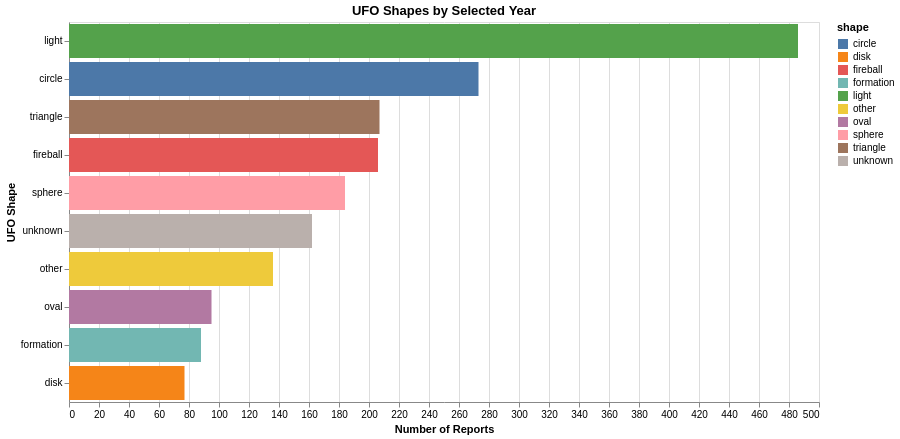

This figure's notebook cell:
### Code cell
years = sorted(shape_year["year"].unique().tolist())

dropdown = alt.binding_select(
    options=years,
    name="Select Year: "
)

selection = alt.selection_point(
    fields=["year"],
    bind=dropdown,
    value=years[-1]
)

chart2 = (
    alt.Chart(shape_year)
    .mark_bar()
    .encode(
        x=alt.X("reports:Q", title="Number of Reports"),
        y=alt.Y("shape:N", title="UFO Shape", sort="-x"),
        color=alt.Color(
            "shape:N",
            scale=alt.Scale(scheme="tableau10")
        ),
        tooltip=["year:O", "shape:N", "reports:Q"]
    )
    .add_params(selection)
    .transform_filter(selection)
    .properties(
        title="UFO Shapes by Selected Year",
        width=750,
        height=380
    )
)

chart2

### Figure 1 — Vega-Lite specification as saved in the notebook (floating-point values rounded to 4 significant figures; data arrays with more than 128 entries replaced by an {"elided": "..."} marker saying what was removed)
{"config": {"view": {"continuousWidth": 300, "continuousHeight": 300}}, "data": {"name": "data-1203a80e80671d9845197d1d73204f2a"}, "mark": {"type": "bar"}, "encoding": {"color": {"field": "shape", "scale": {"scheme": "tableau10"}, "type": "nominal"}, "tooltip": [{"field": "year", "type": "ordinal"}, {"field": "shape", "type": "nominal"}, {"field": "reports", "type": "quantitative"}], "x": {"field": "reports", "title": "Number of Reports", "type": "quantitative"}, "y": {"field": "shape", "sort": "-x", "title": "UFO Shape", "type": "nominal"}}, "height": 380, "params": [{"name": "param_d3d6c90c3a362557", "select": {"type": "point", "fields": ["year"]}, "bind": {"input": "select", "options": [1906, 1910, 1920, 1925, 1929, 1930, 1931, 1933, 1934, 1937, 1939, 1941, 1942, 1943, 1944, 1945, 1946, 1947, 1948, 1949, 1950, 1951, 1952, 1953, 1954, 1955, 1956, 1957, 1958, 1959, 1960, 1961, 1962, 1963, 1964, 1965, 1966, 1967, 1968, 1969, 1970, 1971, 1972, 1973, 1974, 1975, 1976, 1977, 1978, 1979, 1980, 1981, 1982, 1983, 1984, 1985, 1986, 1987, 1988, 1989, 1990, 1991, 1992, 1993, 1994, 1995, 1996, 1997, 1998, 1999, 2000, 2001, 2002, 2003, 2004, 2005, 2006, 2007, 2008, 2009, 2010, 2011, 2012, 2013, 2014], "name": "Select Year: "}, "value": 2014}], "title": "UFO Shapes by Selected Year", "transform": [{"filter": {"param": "param_d3d6c90c3a362557"}}], "width": 750, "$schema": "https://vega.github.io/schema/vega-lite/v6.4.1.json", "datasets": {"data-1203a80e80671d9845197d1d73204f2a": {"elided": "674 records"}}}
